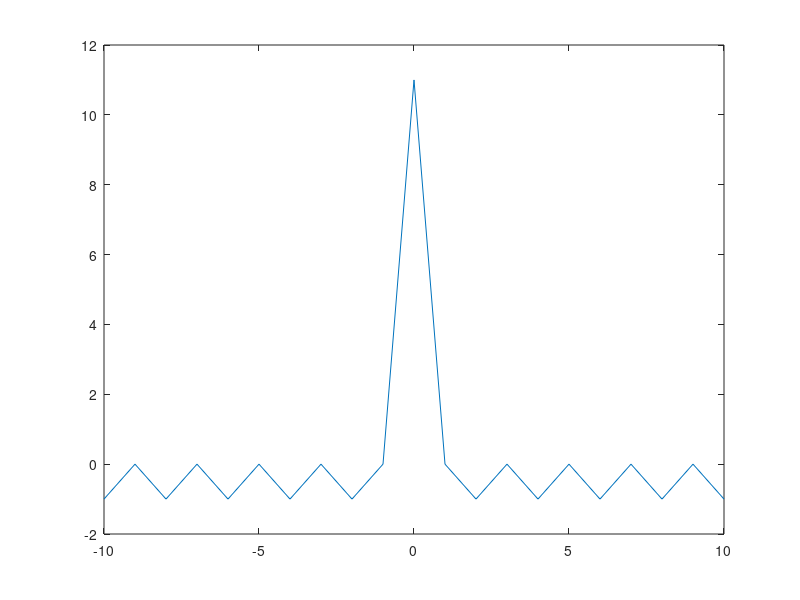

Source code (MATLAB):
bc3 = [1 1 -1];
bc4 = [1 1 -1 1];
bc5 = [1 1 1 -1 1];
bc7 = [1 1 1 -1 -1 1 -1];
bc11 = [1 1 1 -1 -1 -1 1 -1 -1 1 -1];
bc13 = [1 1 1 1 1 -1 -1 1 1 -1 1 -1 1];

[c, lags] = xcorr(bc11);
plot(lags, c);
